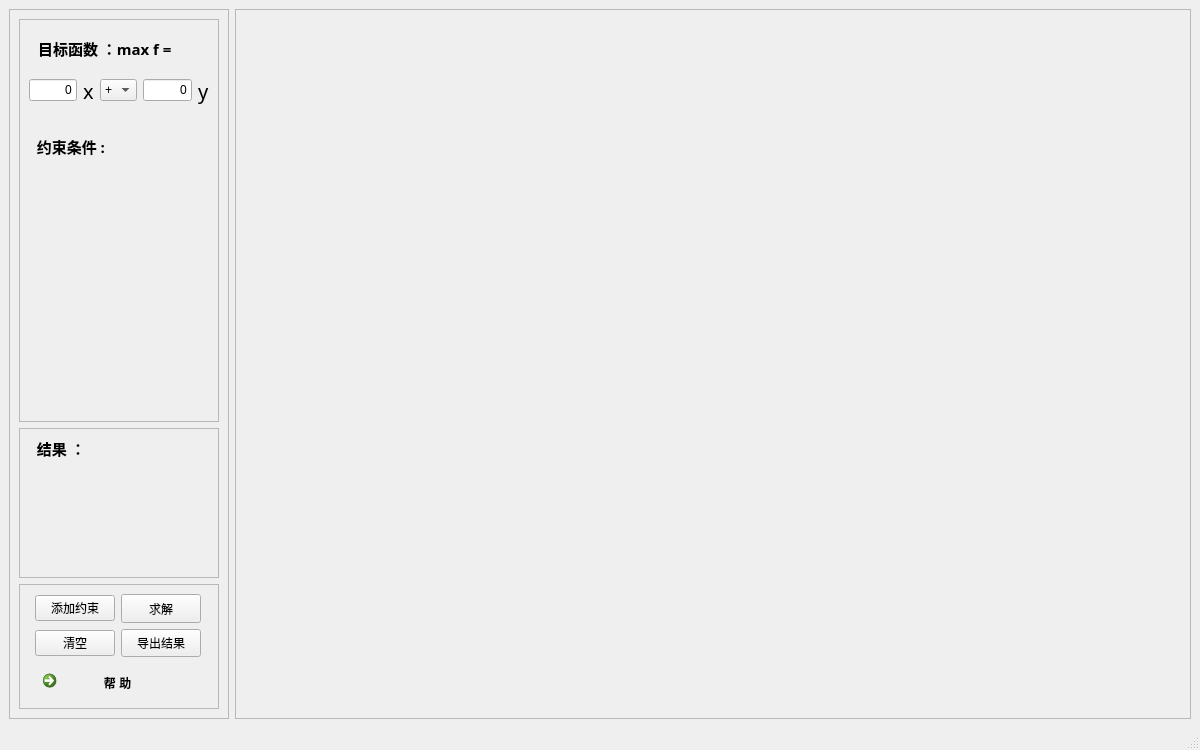
<?xml version="1.0" encoding="UTF-8"?>
<ui version="4.0">
 <class>MainWindow</class>
 <widget class="QMainWindow" name="MainWindow">
  <property name="geometry">
   <rect>
    <x>0</x>
    <y>0</y>
    <width>1200</width>
    <height>750</height>
   </rect>
  </property>
  <property name="windowTitle">
   <string>二维递增式随机线性规划</string>
  </property>
  <widget class="QWidget" name="centralwidget">
   <layout class="QGridLayout" name="gridLayout">
    <item row="0" column="1">
     <widget class="QFrame" name="frame">
      <property name="enabled">
       <bool>true</bool>
      </property>
      <property name="sizePolicy">
       <sizepolicy hsizetype="Minimum" vsizetype="Minimum">
        <horstretch>0</horstretch>
        <verstretch>0</verstretch>
       </sizepolicy>
      </property>
      <property name="frameShape">
       <enum>QFrame::StyledPanel</enum>
      </property>
      <property name="frameShadow">
       <enum>QFrame::Raised</enum>
      </property>
      <layout class="QGridLayout" name="gridLayout_2">
       <item row="0" column="0">
        <widget class="QCustomPlot" name="customplot" native="true">
         <property name="sizePolicy">
          <sizepolicy hsizetype="Preferred" vsizetype="Preferred">
           <horstretch>0</horstretch>
           <verstretch>0</verstretch>
          </sizepolicy>
         </property>
         <property name="minimumSize">
          <size>
           <width>220</width>
           <height>154</height>
          </size>
         </property>
         <property name="font">
          <font>
           <family>Abyssinica SIL</family>
           <underline>true</underline>
          </font>
         </property>
         <property name="focusPolicy">
          <enum>Qt::TabFocus</enum>
         </property>
         <zorder>frame_2</zorder>
         <zorder>clearButton</zorder>
         <zorder>exportResultButton</zorder>
         <zorder>lineEdit_2</zorder>
         <zorder>label_2</zorder>
         <zorder>comboBox</zorder>
         <zorder>lineEdit_3</zorder>
         <zorder>label_3</zorder>
         <zorder>label</zorder>
         <zorder>frame_3</zorder>
         <zorder>frame_3</zorder>
        </widget>
       </item>
      </layout>
     </widget>
    </item>
    <item row="0" column="0">
     <widget class="QFrame" name="frame_3">
      <property name="sizePolicy">
       <sizepolicy hsizetype="Maximum" vsizetype="Preferred">
        <horstretch>0</horstretch>
        <verstretch>0</verstretch>
       </sizepolicy>
      </property>
      <property name="minimumSize">
       <size>
        <width>220</width>
        <height>154</height>
       </size>
      </property>
      <property name="maximumSize">
       <size>
        <width>220</width>
        <height>16777215</height>
       </size>
      </property>
      <property name="frameShape">
       <enum>QFrame::StyledPanel</enum>
      </property>
      <property name="frameShadow">
       <enum>QFrame::Raised</enum>
      </property>
      <layout class="QGridLayout" name="gridLayout_3">
       <item row="2" column="0">
        <widget class="QFrame" name="frame_2">
         <property name="frameShape">
          <enum>QFrame::StyledPanel</enum>
         </property>
         <property name="frameShadow">
          <enum>QFrame::Raised</enum>
         </property>
         <layout class="QGridLayout" name="gridLayout_6">
          <item row="0" column="0">
           <widget class="QFrame" name="frame_5">
            <property name="maximumSize">
             <size>
              <width>16777215</width>
              <height>80</height>
             </size>
            </property>
            <property name="frameShape">
             <enum>QFrame::NoFrame</enum>
            </property>
            <property name="frameShadow">
             <enum>QFrame::Raised</enum>
            </property>
            <widget class="QLabel" name="label_2">
             <property name="geometry">
              <rect>
               <x>9</x>
               <y>9</y>
               <width>141</width>
               <height>20</height>
              </rect>
             </property>
             <property name="maximumSize">
              <size>
               <width>16777215</width>
               <height>260</height>
              </size>
             </property>
             <property name="font">
              <font>
               <family>Abyssinica SIL</family>
               <pointsize>11</pointsize>
               <weight>75</weight>
               <italic>false</italic>
               <bold>true</bold>
              </font>
             </property>
             <property name="text">
              <string>目标函数 ：max f = </string>
             </property>
            </widget>
            <widget class="QWidget" name="">
             <property name="geometry">
              <rect>
               <x>0</x>
               <y>48</y>
               <width>181</width>
               <height>27</height>
              </rect>
             </property>
             <layout class="QHBoxLayout" name="horizontalLayout_5">
              <item>
               <widget class="QLineEdit" name="xCoefLineEdit">
                <property name="text">
                 <string>0</string>
                </property>
                <property name="alignment">
                 <set>Qt::AlignRight|Qt::AlignTrailing|Qt::AlignVCenter</set>
                </property>
               </widget>
              </item>
              <item>
               <widget class="QLabel" name="label_4">
                <property name="sizePolicy">
                 <sizepolicy hsizetype="Maximum" vsizetype="Maximum">
                  <horstretch>0</horstretch>
                  <verstretch>0</verstretch>
                 </sizepolicy>
                </property>
                <property name="font">
                 <font>
                  <family>cmmi10</family>
                  <pointsize>15</pointsize>
                  <weight>50</weight>
                  <italic>false</italic>
                  <bold>false</bold>
                 </font>
                </property>
                <property name="text">
                 <string>x</string>
                </property>
               </widget>
              </item>
              <item>
               <widget class="QComboBox" name="objFunSignComboBox">
                <item>
                 <property name="text">
                  <string>+</string>
                 </property>
                </item>
                <item>
                 <property name="text">
                  <string>-</string>
                 </property>
                </item>
               </widget>
              </item>
              <item>
               <widget class="QLineEdit" name="yCoefLineEdit">
                <property name="text">
                 <string>0</string>
                </property>
                <property name="alignment">
                 <set>Qt::AlignRight|Qt::AlignTrailing|Qt::AlignVCenter</set>
                </property>
               </widget>
              </item>
              <item>
               <widget class="QLabel" name="label_5">
                <property name="sizePolicy">
                 <sizepolicy hsizetype="Maximum" vsizetype="Maximum">
                  <horstretch>0</horstretch>
                  <verstretch>0</verstretch>
                 </sizepolicy>
                </property>
                <property name="font">
                 <font>
                  <family>cmmi10</family>
                  <pointsize>15</pointsize>
                  <weight>50</weight>
                  <italic>false</italic>
                  <bold>false</bold>
                 </font>
                </property>
                <property name="text">
                 <string>y</string>
                </property>
               </widget>
              </item>
             </layout>
            </widget>
           </widget>
          </item>
          <item row="2" column="0">
           <widget class="QLabel" name="label_3">
            <property name="sizePolicy">
             <sizepolicy hsizetype="Preferred" vsizetype="Maximum">
              <horstretch>0</horstretch>
              <verstretch>0</verstretch>
             </sizepolicy>
            </property>
            <property name="font">
             <font>
              <family>Abyssinica SIL</family>
              <pointsize>11</pointsize>
              <weight>75</weight>
              <bold>true</bold>
             </font>
            </property>
            <property name="text">
             <string> 
  约束条件 :</string>
            </property>
           </widget>
          </item>
          <item row="3" column="0">
           <widget class="QLabel" name="constrainsLabel">
            <property name="maximumSize">
             <size>
              <width>16777215</width>
              <height>250</height>
             </size>
            </property>
            <property name="font">
             <font>
              <family>AR PL UKai TW MBE</family>
              <pointsize>10</pointsize>
              <italic>false</italic>
              <underline>false</underline>
             </font>
            </property>
            <property name="text">
             <string/>
            </property>
            <property name="alignment">
             <set>Qt::AlignHCenter|Qt::AlignTop</set>
            </property>
           </widget>
          </item>
         </layout>
        </widget>
       </item>
       <item row="4" column="0">
        <widget class="QFrame" name="frame_4">
         <property name="sizePolicy">
          <sizepolicy hsizetype="Preferred" vsizetype="Maximum">
           <horstretch>0</horstretch>
           <verstretch>0</verstretch>
          </sizepolicy>
         </property>
         <property name="frameShape">
          <enum>QFrame::StyledPanel</enum>
         </property>
         <property name="frameShadow">
          <enum>QFrame::Raised</enum>
         </property>
         <layout class="QGridLayout" name="gridLayout_5">
          <item row="2" column="0">
           <widget class="QCommandLinkButton" name="helpLinkButton">
            <property name="enabled">
             <bool>true</bool>
            </property>
            <property name="sizePolicy">
             <sizepolicy hsizetype="Minimum" vsizetype="Fixed">
              <horstretch>0</horstretch>
              <verstretch>0</verstretch>
             </sizepolicy>
            </property>
            <property name="autoFillBackground">
             <bool>true</bool>
            </property>
            <property name="text">
             <string>            帮 助</string>
            </property>
            <property name="autoDefault">
             <bool>true</bool>
            </property>
            <property name="default">
             <bool>true</bool>
            </property>
           </widget>
          </item>
          <item row="0" column="0">
           <layout class="QHBoxLayout" name="horizontalLayout_4">
            <item>
             <widget class="QPushButton" name="addConstraintButton">
              <property name="sizePolicy">
               <sizepolicy hsizetype="Maximum" vsizetype="Fixed">
                <horstretch>0</horstretch>
                <verstretch>0</verstretch>
               </sizepolicy>
              </property>
              <property name="text">
               <string>添加约束</string>
              </property>
             </widget>
            </item>
            <item>
             <widget class="QPushButton" name="solveButton">
              <property name="sizePolicy">
               <sizepolicy hsizetype="Maximum" vsizetype="Preferred">
                <horstretch>0</horstretch>
                <verstretch>0</verstretch>
               </sizepolicy>
              </property>
              <property name="text">
               <string>求解</string>
              </property>
             </widget>
            </item>
           </layout>
          </item>
          <item row="1" column="0">
           <layout class="QHBoxLayout" name="horizontalLayout_3">
            <item>
             <widget class="QPushButton" name="clearButton">
              <property name="sizePolicy">
               <sizepolicy hsizetype="Maximum" vsizetype="Fixed">
                <horstretch>0</horstretch>
                <verstretch>0</verstretch>
               </sizepolicy>
              </property>
              <property name="text">
               <string>清空</string>
              </property>
             </widget>
            </item>
            <item>
             <widget class="QPushButton" name="exportResultButton">
              <property name="sizePolicy">
               <sizepolicy hsizetype="Maximum" vsizetype="Preferred">
                <horstretch>0</horstretch>
                <verstretch>0</verstretch>
               </sizepolicy>
              </property>
              <property name="text">
               <string>导出结果</string>
              </property>
             </widget>
            </item>
           </layout>
          </item>
         </layout>
        </widget>
       </item>
       <item row="3" column="0">
        <widget class="QFrame" name="frame_6">
         <property name="maximumSize">
          <size>
           <width>16777215</width>
           <height>150</height>
          </size>
         </property>
         <property name="frameShape">
          <enum>QFrame::StyledPanel</enum>
         </property>
         <property name="frameShadow">
          <enum>QFrame::Raised</enum>
         </property>
         <layout class="QGridLayout" name="gridLayout_4">
          <item row="2" column="0">
           <widget class="QLabel" name="solutionLabel">
            <property name="font">
             <font>
              <family>Abyssinica SIL</family>
              <pointsize>11</pointsize>
             </font>
            </property>
            <property name="text">
             <string/>
            </property>
           </widget>
          </item>
          <item row="1" column="0">
           <widget class="QLabel" name="label_6">
            <property name="sizePolicy">
             <sizepolicy hsizetype="Preferred" vsizetype="Preferred">
              <horstretch>0</horstretch>
              <verstretch>0</verstretch>
             </sizepolicy>
            </property>
            <property name="maximumSize">
             <size>
              <width>16777215</width>
              <height>20</height>
             </size>
            </property>
            <property name="font">
             <font>
              <family>Abyssinica SIL</family>
              <pointsize>11</pointsize>
              <weight>75</weight>
              <bold>true</bold>
             </font>
            </property>
            <property name="text">
             <string>  结果 ：</string>
            </property>
           </widget>
          </item>
         </layout>
        </widget>
       </item>
      </layout>
     </widget>
    </item>
   </layout>
  </widget>
  <widget class="QMenuBar" name="menubar">
   <property name="geometry">
    <rect>
     <x>0</x>
     <y>0</y>
     <width>1200</width>
     <height>26</height>
    </rect>
   </property>
  </widget>
  <widget class="QStatusBar" name="statusbar"/>
 </widget>
 <customwidgets>
  <customwidget>
   <class>QCustomPlot</class>
   <extends>QWidget</extends>
   <header>qcustomplot.h</header>
   <container>1</container>
  </customwidget>
 </customwidgets>
 <resources/>
 <connections/>
</ui>
